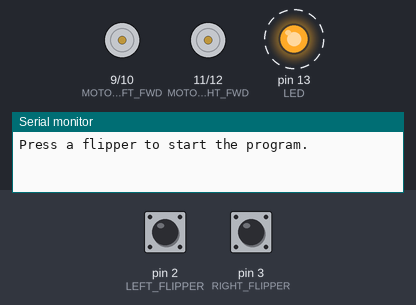
A sketch run on a simulated Arduino Uno, built with avr-gcc and run on an emulated ATmega328P. Parts: motor-driver pin pairs drawn as motors (green arrow = first pin HIGH = forward, orange = second pin HIGH = backward, longer = more drive), output pins drawn as LEDs (lit = HIGH), the last lines printed to the serial monitor. Dashed ring = blinking. The inputs (shaded band) are chosen by the test bench; at power-on: pin 2 (LEFT_FLIPPER) LOW, pin 3 (RIGHT_FLIPPER) LOW.

Above: at 1.05 s.
1.3 s: pin 2 (LEFT_FLIPPER) pulled HIGH for 0.15 s
At 2.8 s:
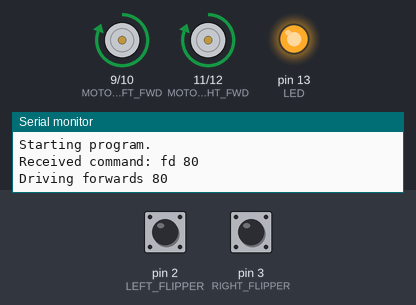
3.8 s: pin 3 (RIGHT_FLIPPER) pulled HIGH for 0.15 s
At 4.7 s:
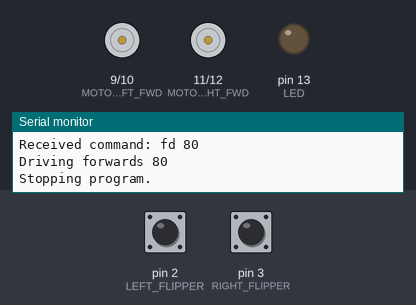
6.9 s: pin 3 (RIGHT_FLIPPER) pulled HIGH for 1 s
At 9.1 s:
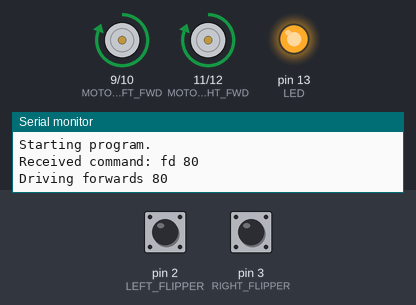
9.4 s: pin 3 (RIGHT_FLIPPER) pulled HIGH for 3.2 s
At 11.3 s:
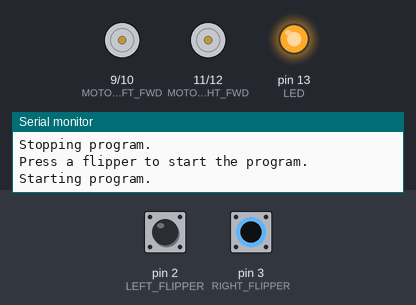
Timing chart, 0 to 15.4 s (numbered marks = the images above; inputs shaded):
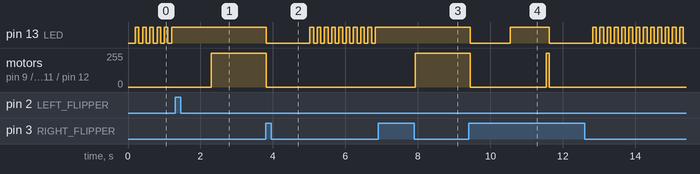

Measured:
- after the input at 1.3 s, pin 13 (LED): stops changing and stays HIGH; motor on pin 9 (MOTOR_LEFT_FWD) / pin 10 (MOTOR_LEFT_REV), motor on pin 11 (MOTOR_RIGHT_FWD) / pin 12 (MOTOR_RIGHT_REV): stopped → forward 255/255 after 1.0 s
- after the input at 3.8 s, pin 13 (LED): HIGH → LOW at once, then repeats every 0.20 s: HIGH 0.10 s, LOW 0.10 s; motor on pin 9 (MOTOR_LEFT_FWD) / pin 10 (MOTOR_LEFT_REV), motor on pin 11 (MOTOR_RIGHT_FWD) / pin 12 (MOTOR_RIGHT_REV): forward 255/255 → stopped at once
- after the input at 6.9 s, pin 13 (LED): stops changing and stays HIGH; motor on pin 9 (MOTOR_LEFT_FWD) / pin 10 (MOTOR_LEFT_REV), motor on pin 11 (MOTOR_RIGHT_FWD) / pin 12 (MOTOR_RIGHT_REV): stopped → forward 255/255 after 1.0 s
- after the input at 9.4 s, pin 13 (LED): goes LOW 1.1 s, HIGH 1.1 s, LOW 1.2 s, 12 × (HIGH 0.10 s, LOW 0.10 s), HIGH 0.10 s, then LOW, starting at once; motor on pin 9 (MOTOR_LEFT_FWD) / pin 10 (MOTOR_LEFT_REV): forward 255/255 → stopped at once, → forward 255/255 2.1 s later, → stopped 0.08 s later
- by itself, pin 13 (LED): alternates HIGH for 0.10 s and LOW for 0.10 s

The sketch:

legoturtle_logo.ino
```cpp
// Lego Turtle "Logo" program
// Drives a tracked Lego Mindstorms robot according to a simple Logo
// program specified at programming time.
// Only the four basic commands are supported: fd, bk, lt, rt.
// Distances are in cm and angles in degrees (approximately)
// e.g. the following program creates a 1m-sided square:
// fd 100\nrt 90\nfd 100\nrt 90\nfd 100\nrt 90\nfd 100
// Press a flipper to start the program (when LED is flashing).
// Pressing a flipper again, an invalid command, or reaching the
// end will stop the program.

// Logo program
//String program = "lt 90\nrt 180\nlt 120\n";
//String program = "fd 100\nrt 90\nfd 100\nrt 90\nfd 100\nrt 90\nfd 100\n";
String program = "fd 80\nrt 120\nfd 80\nrt 120\nfd 80\nrt 120\n";

// Motion controls
long DRIVE_MILLISEC_PER_CM = 100;
long TURN_MILLISEC_PER_DEGREE = 20;
long TURN_MILLISEC_CONSTANT = 3000;

// Port numbers
int LEFT_FLIPPER = 2;
int RIGHT_FLIPPER = 3;
int MOTOR_LEFT_FWD = 9;
int MOTOR_LEFT_REV = 10;
int MOTOR_RIGHT_FWD = 11;
int MOTOR_RIGHT_REV = 12;
int LED = 13;

// Internal vars
boolean keepRunning;

void setup() {
  // Serial setup
  Serial.begin(9600);
  while (!Serial) { ; }

  // DIO direction setting
  pinMode(LEFT_FLIPPER, INPUT);
  pinMode(RIGHT_FLIPPER, INPUT);
  pinMode(MOTOR_LEFT_FWD, OUTPUT);
  pinMode(MOTOR_LEFT_REV, OUTPUT);
  pinMode(MOTOR_RIGHT_FWD, OUTPUT);
  pinMode(MOTOR_RIGHT_REV, OUTPUT);
  pinMode(LED, OUTPUT);
}

void loop() {

  // Wait for flipper push to start program running
  Serial.println("Press a flipper to start the program.");
  boolean start = false;
  boolean ledToggle = false;
  while(!start) {
    delay(100);
    boolean hitLeft = (digitalRead(LEFT_FLIPPER) == HIGH);
    boolean hitRight = (digitalRead(RIGHT_FLIPPER) == HIGH);
    start = hitLeft || hitRight;
    digitalWrite(LED, ledToggle);
    ledToggle = !ledToggle;
  }

  // Now parse and run the program until it ends naturally or
  // a flipper is pressed to stop.
  // Turn the light on to indicate that the program is running.
  digitalWrite(LED, HIGH);
  Serial.println("Starting program.");
  // Delay for user to get clear
  delay(1000);
  int prevDelimiterPos = -1;
  int newDelimiterPos;
  keepRunning = true;
  while (keepRunning) {
    // Check if we have reached the end
    if (prevDelimiterPos + 1 >= program.length()) {
      Serial.println("Reached end of program.");
      stopProgram();
    }
    else
    {
      // Parse the next command from the Logo program
      newDelimiterPos = program.indexOf('\n', prevDelimiterPos + 1);
      String newCommand = program.substring(prevDelimiterPos + 1, newDelimiterPos);
      String action = newCommand.substring(0,2);
      long number = newCommand.substring(3,newCommand.length()).toInt();
      Serial.println("Received command: " + newCommand);
      if (number <= 0) {
        Serial.println("Invalid command: " + newCommand);
        stopProgram();
      }
      else
      {
        if (action == "fd") {
          Serial.println("Driving forwards " + String(number));
          driveForwards(number);
        } else if (action == "bk") {
          Serial.println("Driving backwards " + String(number));
          driveBackwards(number);
        } else if (action == "lt") {
          Serial.println("Turning left " + String(number));
          turnLeft(number);
        } else if (action == "rt") {
          Serial.println("Turning right " + String(number));
          turnRight(number);
        } else {
          Serial.println("Invalid command: " + newCommand);
          stopProgram();
        }
      }
      prevDelimiterPos = newDelimiterPos;
    }
  }
}

// Set the motors to drive forwards for a certain distance (cm)
void driveForwards(long cm) {
  digitalWrite(MOTOR_LEFT_FWD, HIGH);
  digitalWrite(MOTOR_LEFT_REV, LOW);
  digitalWrite(MOTOR_RIGHT_FWD, HIGH);
  digitalWrite(MOTOR_RIGHT_REV, LOW);
  delayUnlessInterrupted(cm*DRIVE_MILLISEC_PER_CM);
}

// Set the motors to drive backwards for a certain distance (cm)
void driveBackwards(long cm) {
  digitalWrite(MOTOR_LEFT_FWD, LOW);
  digitalWrite(MOTOR_LEFT_REV, HIGH);
  digitalWrite(MOTOR_RIGHT_FWD, LOW);
  digitalWrite(MOTOR_RIGHT_REV, HIGH);
  delayUnlessInterrupted(cm*DRIVE_MILLISEC_PER_CM);
}

// Set the motors to turn left for a certain angle (deg)
void turnLeft(long angle) {
  digitalWrite(MOTOR_LEFT_FWD, LOW);
  digitalWrite(MOTOR_LEFT_REV, HIGH);
  digitalWrite(MOTOR_RIGHT_FWD, HIGH);
  digitalWrite(MOTOR_RIGHT_REV, LOW);
  delayUnlessInterrupted(angle*TURN_MILLISEC_PER_DEGREE+TURN_MILLISEC_CONSTANT);
}

// Set the motors to turn right for a certain angle (deg)
void turnRight(long angle) {
  digitalWrite(MOTOR_LEFT_FWD, HIGH);
  digitalWrite(MOTOR_LEFT_REV, LOW);
  digitalWrite(MOTOR_RIGHT_FWD, LOW);
  digitalWrite(MOTOR_RIGHT_REV, HIGH);
  delayUnlessInterrupted(angle*TURN_MILLISEC_PER_DEGREE+TURN_MILLISEC_CONSTANT);
}

// Set the motors to stop (instantaneous operation)
void stopDriving() {
  digitalWrite(MOTOR_LEFT_FWD, LOW);
  digitalWrite(MOTOR_LEFT_REV, LOW);
  digitalWrite(MOTOR_RIGHT_FWD, LOW);
  digitalWrite(MOTOR_RIGHT_REV, LOW);
}

// Equivalent to delay(n) but with a check to stop the program
// if a flipper has been hit.
void delayUnlessInterrupted(long msec) {
  for (long i=0; i<msec; i=i+100) {
    delay(msec/100);
    boolean hitLeft = (digitalRead(LEFT_FLIPPER) == HIGH);
    boolean hitRight = (digitalRead(RIGHT_FLIPPER) == HIGH);
    if (hitLeft || hitRight) {
      stopProgram();
      break;
    }
  }
}

// Stops the program and turns the Arduino light off so the user
// knows it's finished.
void stopProgram() {
  Serial.println("Stopping program.");
  keepRunning = false;
  stopDriving();
  digitalWrite(LED, LOW);
  delay(1000);
}
```
